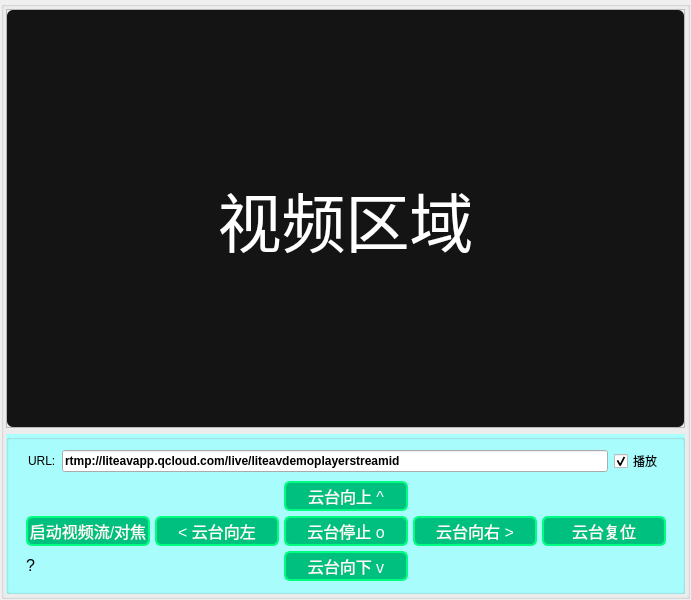
<?xml version="1.0" encoding="UTF-8"?>
<ui version="4.0">
 <class>VideoAndPtzWidget</class>
 <widget class="QWidget" name="VideoAndPtzWidget">
  <property name="geometry">
   <rect>
    <x>0</x>
    <y>0</y>
    <width>691</width>
    <height>600</height>
   </rect>
  </property>
  <property name="windowTitle">
   <string notr="true">Form</string>
  </property>
  <property name="styleSheet">
   <string notr="true">QWidget#widget_video{border: 1px solid rgb(0,192,128);
border-radius:6px; background-color:rgb(0,192,128);}</string>
  </property>
  <layout class="QVBoxLayout" name="verticalLayout_2">
   <property name="leftMargin">
    <number>1</number>
   </property>
   <property name="topMargin">
    <number>1</number>
   </property>
   <property name="rightMargin">
    <number>1</number>
   </property>
   <property name="bottomMargin">
    <number>1</number>
   </property>
   <item>
    <widget class="QGroupBox" name="groupBox_2">
     <property name="title">
      <string/>
     </property>
     <layout class="QVBoxLayout" name="verticalLayout">
      <property name="leftMargin">
       <number>2</number>
      </property>
      <property name="topMargin">
       <number>2</number>
      </property>
      <property name="rightMargin">
       <number>2</number>
      </property>
      <property name="bottomMargin">
       <number>2</number>
      </property>
      <item>
       <widget class="QFrame" name="frame">
        <property name="frameShape">
         <enum>QFrame::Shape::StyledPanel</enum>
        </property>
        <property name="frameShadow">
         <enum>QFrame::Shadow::Raised</enum>
        </property>
        <layout class="QVBoxLayout" name="verticalLayout_3">
         <property name="leftMargin">
          <number>0</number>
         </property>
         <property name="topMargin">
          <number>0</number>
         </property>
         <property name="rightMargin">
          <number>0</number>
         </property>
         <property name="bottomMargin">
          <number>0</number>
         </property>
         <item>
          <widget class="QLabel" name="label_video">
           <property name="sizePolicy">
            <sizepolicy hsizetype="Expanding" vsizetype="Expanding">
             <horstretch>0</horstretch>
             <verstretch>0</verstretch>
            </sizepolicy>
           </property>
           <property name="font">
            <font>
             <pointsize>48</pointsize>
            </font>
           </property>
           <property name="styleSheet">
            <string notr="true">background-color: rgb(20, 20, 20);border-radius:6px ;
color: rgb(255, 255, 255);</string>
           </property>
           <property name="text">
            <string>视频区域</string>
           </property>
           <property name="scaledContents">
            <bool>true</bool>
           </property>
           <property name="alignment">
            <set>Qt::AlignmentFlag::AlignCenter</set>
           </property>
           <property name="margin">
            <number>0</number>
           </property>
          </widget>
         </item>
        </layout>
       </widget>
      </item>
      <item>
       <widget class="QGroupBox" name="groupBox">
        <property name="minimumSize">
         <size>
          <width>0</width>
          <height>160</height>
         </size>
        </property>
        <property name="maximumSize">
         <size>
          <width>16777215</width>
          <height>160</height>
         </size>
        </property>
        <property name="styleSheet">
         <string notr="true">QGroupBox{background-color: rgb(170, 255, 255);}

QPushButton{border:2px solid rgb(0, 255, 128);border-radius:6px;background-color:rgb(0, 192, 128);color:white; min-width:120px;}
QPushButton:hover{background-color: #C0B0BF;}</string>
        </property>
        <property name="title">
         <string/>
        </property>
        <layout class="QGridLayout" name="gridLayout">
         <item row="1" column="0">
          <layout class="QHBoxLayout" name="horizontalLayout">
           <property name="spacing">
            <number>0</number>
           </property>
           <item>
            <spacer name="horizontalSpacer_2">
             <property name="orientation">
              <enum>Qt::Orientation::Horizontal</enum>
             </property>
             <property name="sizeType">
              <enum>QSizePolicy::Policy::Expanding</enum>
             </property>
             <property name="sizeHint" stdset="0">
              <size>
               <width>40</width>
               <height>20</height>
              </size>
             </property>
            </spacer>
           </item>
           <item>
            <layout class="QGridLayout" name="gridLayout_2">
             <property name="leftMargin">
              <number>2</number>
             </property>
             <property name="topMargin">
              <number>2</number>
             </property>
             <property name="spacing">
              <number>5</number>
             </property>
             <item row="0" column="2">
              <widget class="QPushButton" name="pbtn_ptz_up">
               <property name="minimumSize">
                <size>
                 <width>124</width>
                 <height>30</height>
                </size>
               </property>
               <property name="maximumSize">
                <size>
                 <width>120</width>
                 <height>30</height>
                </size>
               </property>
               <property name="font">
                <font>
                 <pointsize>12</pointsize>
                </font>
               </property>
               <property name="cursor">
                <cursorShape>PointingHandCursor</cursorShape>
               </property>
               <property name="styleSheet">
                <string notr="true"/>
               </property>
               <property name="text">
                <string>云台向上 ^</string>
               </property>
               <property name="flat">
                <bool>true</bool>
               </property>
              </widget>
             </item>
             <item row="2" column="2">
              <widget class="QPushButton" name="pbtn_ptz_down">
               <property name="minimumSize">
                <size>
                 <width>124</width>
                 <height>30</height>
                </size>
               </property>
               <property name="maximumSize">
                <size>
                 <width>120</width>
                 <height>30</height>
                </size>
               </property>
               <property name="font">
                <font>
                 <pointsize>12</pointsize>
                </font>
               </property>
               <property name="cursor">
                <cursorShape>PointingHandCursor</cursorShape>
               </property>
               <property name="text">
                <string>云台向下 v</string>
               </property>
               <property name="flat">
                <bool>true</bool>
               </property>
              </widget>
             </item>
             <item row="1" column="0">
              <widget class="QPushButton" name="pbtn_start_stop_video">
               <property name="minimumSize">
                <size>
                 <width>124</width>
                 <height>30</height>
                </size>
               </property>
               <property name="font">
                <font>
                 <pointsize>12</pointsize>
                </font>
               </property>
               <property name="cursor">
                <cursorShape>PointingHandCursor</cursorShape>
               </property>
               <property name="text">
                <string>启动视频流/对焦</string>
               </property>
               <property name="flat">
                <bool>true</bool>
               </property>
              </widget>
             </item>
             <item row="1" column="3">
              <widget class="QPushButton" name="pbtn_ptz_right">
               <property name="minimumSize">
                <size>
                 <width>124</width>
                 <height>30</height>
                </size>
               </property>
               <property name="maximumSize">
                <size>
                 <width>120</width>
                 <height>30</height>
                </size>
               </property>
               <property name="font">
                <font>
                 <pointsize>12</pointsize>
                </font>
               </property>
               <property name="cursor">
                <cursorShape>PointingHandCursor</cursorShape>
               </property>
               <property name="text">
                <string>云台向右 &gt;</string>
               </property>
               <property name="flat">
                <bool>true</bool>
               </property>
              </widget>
             </item>
             <item row="1" column="1">
              <widget class="QPushButton" name="pbtn_ptz_left">
               <property name="minimumSize">
                <size>
                 <width>124</width>
                 <height>30</height>
                </size>
               </property>
               <property name="maximumSize">
                <size>
                 <width>120</width>
                 <height>30</height>
                </size>
               </property>
               <property name="font">
                <font>
                 <pointsize>12</pointsize>
                </font>
               </property>
               <property name="cursor">
                <cursorShape>PointingHandCursor</cursorShape>
               </property>
               <property name="text">
                <string>&lt; 云台向左</string>
               </property>
               <property name="flat">
                <bool>true</bool>
               </property>
              </widget>
             </item>
             <item row="2" column="0">
              <widget class="QLabel" name="label_status">
               <property name="sizePolicy">
                <sizepolicy hsizetype="Preferred" vsizetype="Fixed">
                 <horstretch>0</horstretch>
                 <verstretch>0</verstretch>
                </sizepolicy>
               </property>
               <property name="minimumSize">
                <size>
                 <width>100</width>
                 <height>0</height>
                </size>
               </property>
               <property name="font">
                <font>
                 <pointsize>12</pointsize>
                </font>
               </property>
               <property name="text">
                <string>?</string>
               </property>
              </widget>
             </item>
             <item row="1" column="2">
              <widget class="QPushButton" name="pbtn_ptz_stop">
               <property name="minimumSize">
                <size>
                 <width>124</width>
                 <height>30</height>
                </size>
               </property>
               <property name="maximumSize">
                <size>
                 <width>120</width>
                 <height>30</height>
                </size>
               </property>
               <property name="font">
                <font>
                 <pointsize>12</pointsize>
                </font>
               </property>
               <property name="cursor">
                <cursorShape>PointingHandCursor</cursorShape>
               </property>
               <property name="text">
                <string>云台停止 o</string>
               </property>
               <property name="flat">
                <bool>true</bool>
               </property>
              </widget>
             </item>
             <item row="1" column="4">
              <widget class="QPushButton" name="pbtn_ptz_reset">
               <property name="minimumSize">
                <size>
                 <width>124</width>
                 <height>30</height>
                </size>
               </property>
               <property name="maximumSize">
                <size>
                 <width>120</width>
                 <height>30</height>
                </size>
               </property>
               <property name="font">
                <font>
                 <pointsize>12</pointsize>
                </font>
               </property>
               <property name="cursor">
                <cursorShape>PointingHandCursor</cursorShape>
               </property>
               <property name="text">
                <string>云台复位</string>
               </property>
               <property name="flat">
                <bool>true</bool>
               </property>
              </widget>
             </item>
            </layout>
           </item>
           <item>
            <spacer name="horizontalSpacer_3">
             <property name="orientation">
              <enum>Qt::Orientation::Horizontal</enum>
             </property>
             <property name="sizeType">
              <enum>QSizePolicy::Policy::Expanding</enum>
             </property>
             <property name="sizeHint" stdset="0">
              <size>
               <width>40</width>
               <height>20</height>
              </size>
             </property>
            </spacer>
           </item>
          </layout>
         </item>
         <item row="0" column="0">
          <layout class="QHBoxLayout" name="horizontalLayout_2">
           <property name="leftMargin">
            <number>10</number>
           </property>
           <property name="rightMargin">
            <number>10</number>
           </property>
           <item>
            <widget class="QLabel" name="label">
             <property name="text">
              <string>URL:</string>
             </property>
            </widget>
           </item>
           <item>
            <widget class="QLineEdit" name="lineEditUrl">
             <property name="font">
              <font>
               <bold>true</bold>
              </font>
             </property>
             <property name="text">
              <string>rtmp://liteavapp.qcloud.com/live/liteavdemoplayerstreamid</string>
             </property>
            </widget>
           </item>
           <item>
            <widget class="QCheckBox" name="checkBoxAutoPlay">
             <property name="cursor">
              <cursorShape>PointingHandCursor</cursorShape>
             </property>
             <property name="text">
              <string>播放</string>
             </property>
             <property name="checked">
              <bool>true</bool>
             </property>
            </widget>
           </item>
          </layout>
         </item>
        </layout>
       </widget>
      </item>
     </layout>
    </widget>
   </item>
  </layout>
 </widget>
 <resources/>
 <connections/>
</ui>
